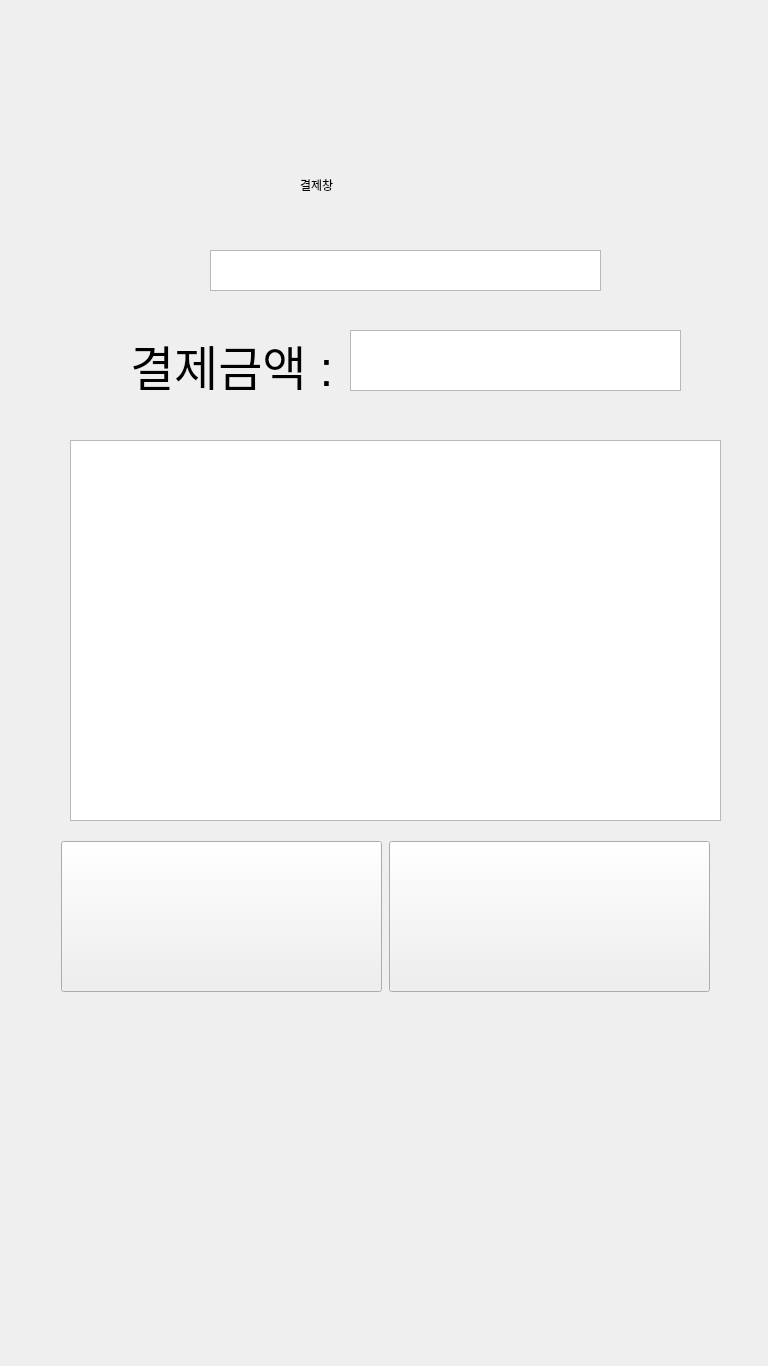
<?xml version="1.0" encoding="UTF-8"?>
<ui version="4.0">
 <class>Form</class>
 <widget class="QWidget" name="Form">
  <property name="geometry">
   <rect>
    <x>0</x>
    <y>0</y>
    <width>768</width>
    <height>1366</height>
   </rect>
  </property>
  <property name="minimumSize">
   <size>
    <width>768</width>
    <height>1366</height>
   </size>
  </property>
  <property name="maximumSize">
   <size>
    <width>768</width>
    <height>1366</height>
   </size>
  </property>
  <property name="windowTitle">
   <string>Form</string>
  </property>
  <widget class="QTextBrowser" name="basket_line">
   <property name="geometry">
    <rect>
     <x>70</x>
     <y>440</y>
     <width>651</width>
     <height>381</height>
    </rect>
   </property>
  </widget>
  <widget class="QTextBrowser" name="member_line">
   <property name="geometry">
    <rect>
     <x>210</x>
     <y>250</y>
     <width>391</width>
     <height>41</height>
    </rect>
   </property>
   <property name="html">
    <string>&lt;!DOCTYPE HTML PUBLIC &quot;-//W3C//DTD HTML 4.0//EN&quot; &quot;http://www.w3.org/TR/REC-html40/strict.dtd&quot;&gt;
&lt;html&gt;&lt;head&gt;&lt;meta name=&quot;qrichtext&quot; content=&quot;1&quot; /&gt;&lt;style type=&quot;text/css&quot;&gt;
p, li { white-space: pre-wrap; }
&lt;/style&gt;&lt;/head&gt;&lt;body style=&quot; font-family:'Gulim'; font-size:9pt; font-weight:400; font-style:normal;&quot;&gt;
&lt;p align=&quot;center&quot; style=&quot;-qt-paragraph-type:empty; margin-top:0px; margin-bottom:0px; margin-left:0px; margin-right:0px; -qt-block-indent:0; text-indent:0px;&quot;&gt;&lt;br /&gt;&lt;/p&gt;&lt;/body&gt;&lt;/html&gt;</string>
   </property>
  </widget>
  <widget class="QTextBrowser" name="payment_line">
   <property name="geometry">
    <rect>
     <x>350</x>
     <y>330</y>
     <width>331</width>
     <height>61</height>
    </rect>
   </property>
  </widget>
  <widget class="QLabel" name="label_2">
   <property name="geometry">
    <rect>
     <x>130</x>
     <y>330</y>
     <width>211</width>
     <height>60</height>
    </rect>
   </property>
   <property name="maximumSize">
    <size>
     <width>16777215</width>
     <height>60</height>
    </size>
   </property>
   <property name="styleSheet">
    <string notr="true">font: 26pt &quot;나눔스퀘어&quot;;</string>
   </property>
   <property name="text">
    <string>&lt;html&gt;&lt;head/&gt;&lt;body&gt;&lt;p&gt;&lt;span style=&quot; font-size:36pt;&quot;&gt;결제금액  : &lt;/span&gt;&lt;/p&gt;&lt;/body&gt;&lt;/html&gt;</string>
   </property>
  </widget>
  <widget class="QLabel" name="label_4">
   <property name="geometry">
    <rect>
     <x>300</x>
     <y>140</y>
     <width>221</width>
     <height>91</height>
    </rect>
   </property>
   <property name="maximumSize">
    <size>
     <width>16777215</width>
     <height>300</height>
    </size>
   </property>
   <property name="styleSheet">
    <string notr="true">font: 56pt &quot;나눔스퀘어&quot;;</string>
   </property>
   <property name="text">
    <string>&lt;html&gt;&lt;head/&gt;&lt;body&gt;&lt;p&gt;결제창&lt;/p&gt;&lt;/body&gt;&lt;/html&gt;</string>
   </property>
  </widget>
  <widget class="QWidget" name="layoutWidget">
   <property name="geometry">
    <rect>
     <x>60</x>
     <y>840</y>
     <width>651</width>
     <height>153</height>
    </rect>
   </property>
   <layout class="QHBoxLayout" name="horizontalLayout">
    <item>
     <widget class="QPushButton" name="back_btn">
      <property name="minimumSize">
       <size>
        <width>321</width>
        <height>151</height>
       </size>
      </property>
      <property name="maximumSize">
       <size>
        <width>321</width>
        <height>151</height>
       </size>
      </property>
      <property name="text">
       <string/>
      </property>
     </widget>
    </item>
    <item>
     <widget class="QPushButton" name="card_btn">
      <property name="minimumSize">
       <size>
        <width>321</width>
        <height>151</height>
       </size>
      </property>
      <property name="maximumSize">
       <size>
        <width>321</width>
        <height>151</height>
       </size>
      </property>
      <property name="text">
       <string/>
      </property>
     </widget>
    </item>
   </layout>
  </widget>
  <widget class="QLabel" name="plz_bg">
   <property name="geometry">
    <rect>
     <x>0</x>
     <y>0</y>
     <width>768</width>
     <height>1366</height>
    </rect>
   </property>
   <property name="minimumSize">
    <size>
     <width>768</width>
     <height>1366</height>
    </size>
   </property>
   <property name="maximumSize">
    <size>
     <width>768</width>
     <height>1366</height>
    </size>
   </property>
   <property name="text">
    <string/>
   </property>
  </widget>
  <zorder>plz_bg</zorder>
  <zorder>basket_line</zorder>
  <zorder>member_line</zorder>
  <zorder>payment_line</zorder>
  <zorder>label_2</zorder>
  <zorder>label_4</zorder>
  <zorder>layoutWidget</zorder>
 </widget>
 <resources/>
 <connections/>
</ui>
